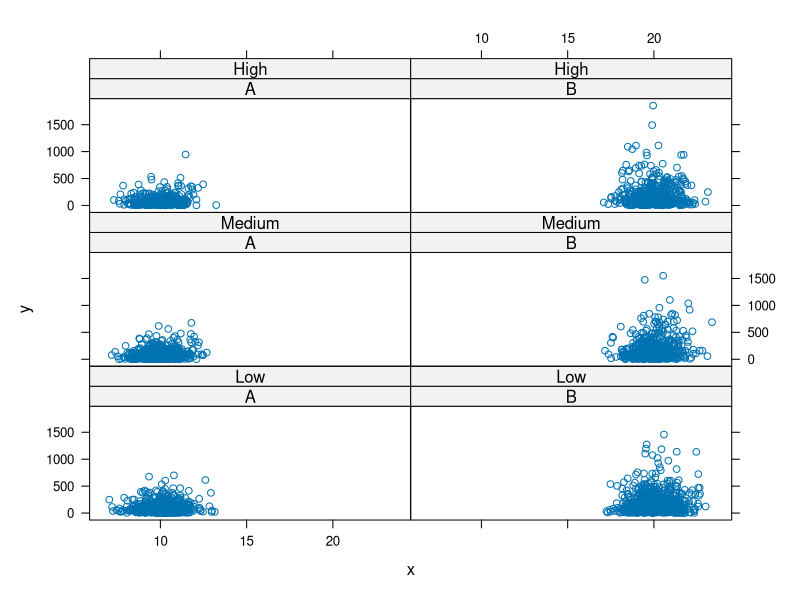

The R source for this figure:
# The idea here is to show how we can do a simulation with different
# combinations of settings and then organize the data into "long form"
# so that we can identify the outputs from each by the settings.

# We use two different settings - cond1 and cond2
# These have 2 and 3 possible values respectively.
# We run the simulation on all possible combinations of these two settings, i.e.
# 6 combinations.
# We replicate the simulation for each NumReplicates times.

# The simulation is simple here and just creates a data frame.
#
#

sim =
function(a, b, n = rpois(1, a + b))
{
  x = rnorm(n, a)
  data.frame(x = x, y = x*rexp(n, min(.1, b*x)))
}



cond1 = c("A", "B")
cond2 = c("High", "Medium", "Low")

mu = c(A = 10, B = 20)
rate = c(High = 40, Medium = 30, Low = 24)

NumReplicates = 10
 # Generate the 6 possible combinations of settings
 # This is a data.frame of factors. We could use stringsAsFactors = FALSE
g = expand.grid(cond1, cond2)

# Run the simulations for the 6 different levels.
# We could use apply() since these are character vectors
ans = lapply(1:nrow(g),
              function(i) {
                 settings = g[i,]
                 replicate(NumReplicates, sim(mu[settings[1,1]], rate[settings[1,2]]), simplify = FALSE)
       })


# Now we convert the list of lists() of data frames to a single data frame
tmp = unlist(ans, recursive = FALSE)
length(tmp)
table(sapply(tmp, class))

ans1 = do.call(rbind, tmp)

# Next we'll compute the appropriate values for cond1 and cond2 for each row
n = sapply(ans, function(x) sum(sapply(x, nrow)))
ans1$cond1 = rep(g[,1], n)
ans1$cond2 = ordered(rep(g[,2], n), labels = rev(cond2))

# We also add the simulation/replicate number for each row within each of the 6 combinations of
# settings of cond1 and cond2
ans1$simNumber = unlist(sapply(ans, function(x) rep(seq(along = x), sapply(x, nrow))))
# Just check the results are sensible and correct
q1 = table(ans1$simNumber)
#  1   2   3   4   5   6   7   8   9  10 
#279 263 273 273 259 291 284 297 294 276 
q2 = sapply(ans, function(x) sapply(x, nrow))
#     [,1] [,2] [,3] [,4] [,5] [,6]
# [1,]   46   55   43   57   28   50
# [2,]   41   62   41   49   27   43
# [3,]   50   55   35   53   29   51
# [4,]   50   62   32   41   41   47
# [5,]   53   58   29   54   22   43
# [6,]   60   68   33   49   27   54
# [7,]   46   58   47   49   37   47
# [8,]   53   77   33   50   41   43
# [9,]   49   63   43   52   36   51
#[10,]   49   57   46   40   32   52
q3 = rowSums(sapply(ans, function(x) sapply(x, nrow)))
stopifnot(all(q1 == q3))

# Now we can plot these.
library(lattice)
xyplot(y ~ x | cond1 + cond2, ans1)
